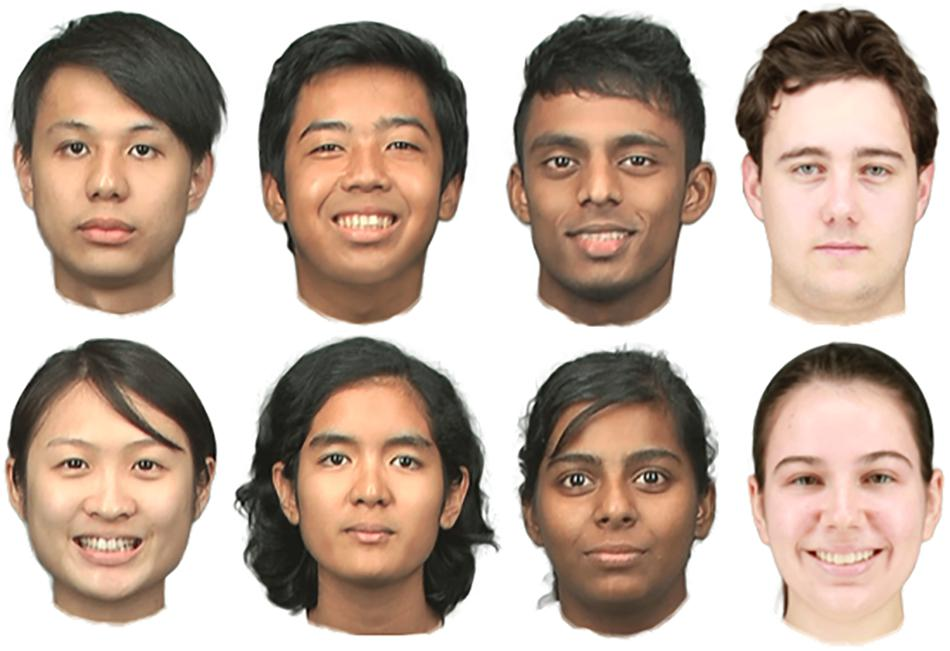
#> input picture group-test.jpg, 950 x 651 px
$ python Face_Detector.py
#> lines starting #> are read from the running program, lines starting #| are printed output that depends on the picture; after the words box and inside, x2 and y2 are one past the last pixel; in counts of white or black regions, pixels touching at a corner belong together
import cv2

# Load pre-trained data on face frontals from opencv (haar cascade algorithm)
trained_face_data = cv2.CascadeClassifier('haarcascade_frontalface_default.xml')

# example image to detect faces in
img = cv2.imread('group-test.jpg')
#> img is the input picture: shape (651, 950, 3); mean B, G, R 158.5, 171.2, 190.4

# make image grayscale (due to limitations of trained data)
grayscaled_img = cv2.cvtColor(img, cv2.COLOR_BGR2GRAY)
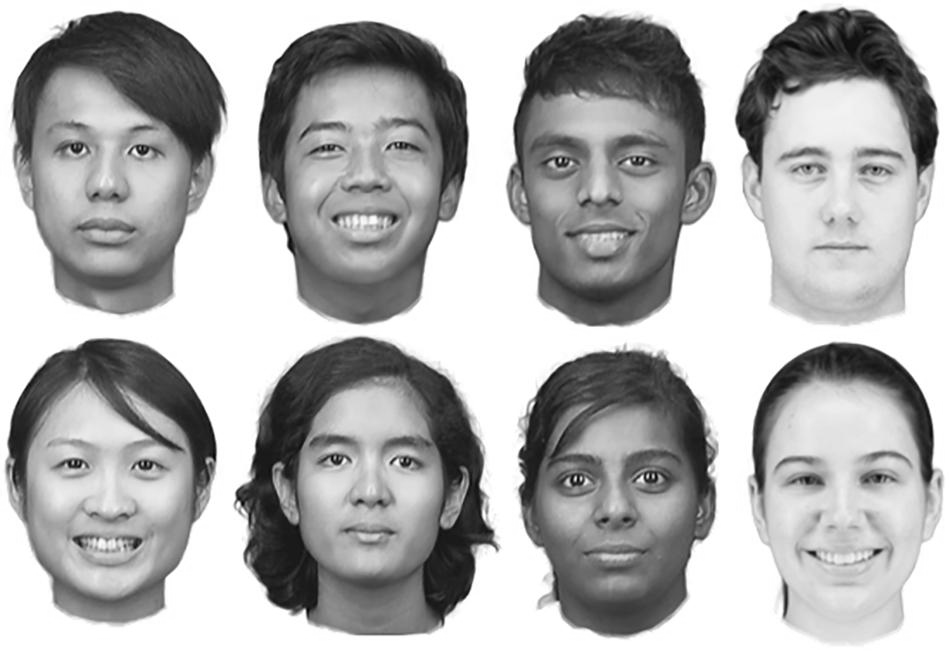
#> grayscaled_img: shape (651, 950); min 1, max 255, mean 175.5

# detect faces
face_coordinates = trained_face_data.detectMultiScale(grayscaled_img)
#> face_coordinates = [[20, 79, 176, 176], [265, 69, 195, 195], [279, 387, 182, 182], [524, 404, 182, 182], [500, 82, 196, 196], [744, 96, 187, 187], [12, 393, 187, 187], [739, 398, 196, 196]]
#test: print(face_coordinates)

# Draw Rectangle for faces
for (x, y, w, h) in face_coordinates:
    cv2.rectangle(img, (x,y), (x+w, y+h), (0,255,0), 3)
#> this loop made 8 passes
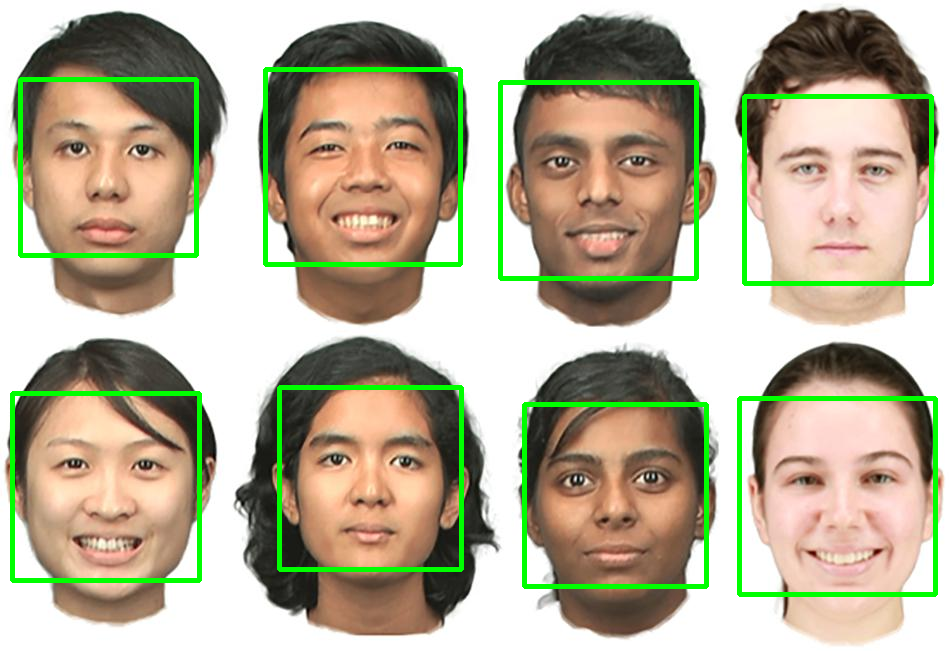
#> img: shape (651, 950, 3); 4.84% of pixels changed, all inside (x1, y1, x2, y2) = (10, 67, 938, 597)

# example image
cv2.imshow('ai-face-detection', img)
# keeps program running until key is pressed
cv2.waitKey()

print("Code Completed")

$ run again, with roar-kitty.jpg copied over group-test.jpg
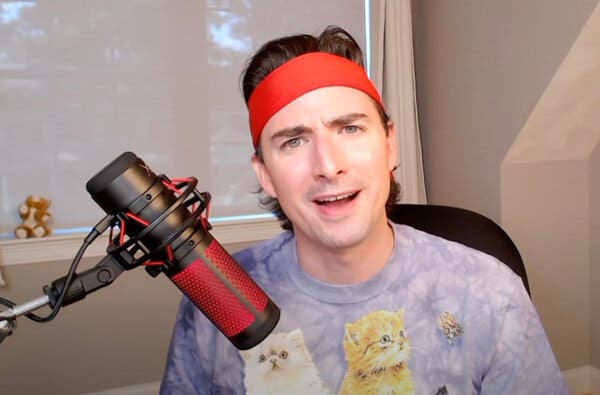
#> input picture roar-kitty.jpg, 600 x 395 px
#> img is the input picture: shape (395, 600, 3); mean B, G, R 131.2, 135.4, 161.4
#> `grayscaled_img = cv2.cvtColor(img, cv2.COLOR_BGR2GRAY)`:
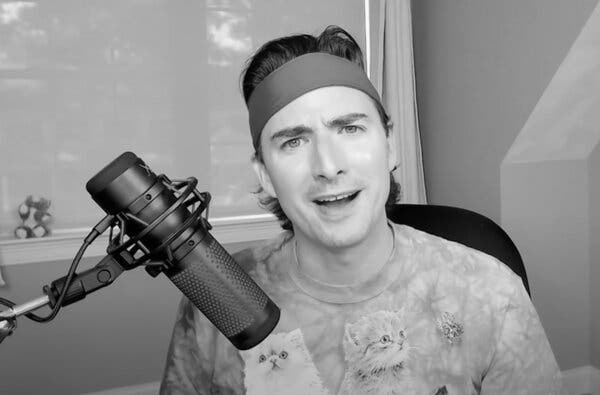
#> grayscaled_img: shape (395, 600); min 0, max 253, mean 142.7
#> face_coordinates = [[250, 74, 154, 154]]
#> the loop `for (x, y, w, h) in face_coordinates:` made 1 pass
#> after the loop `for (x, y, w, h) in face_coordinates:`:
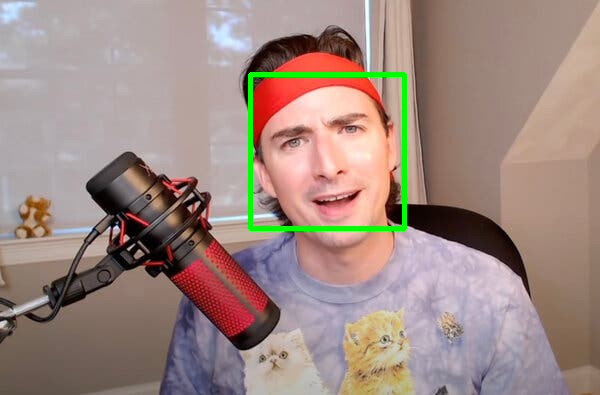
#> img: shape (395, 600, 3); 1.29% of pixels changed, all inside (x1, y1, x2, y2) = (248, 72, 407, 231)
